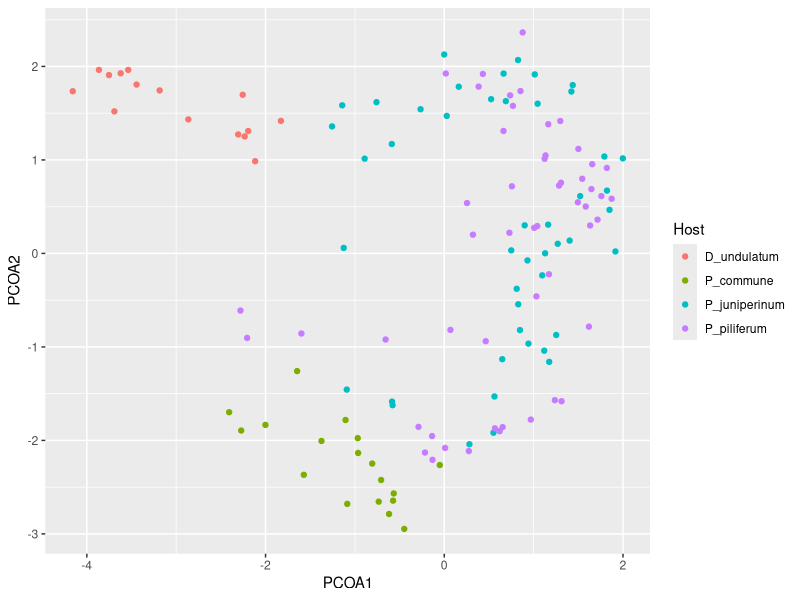
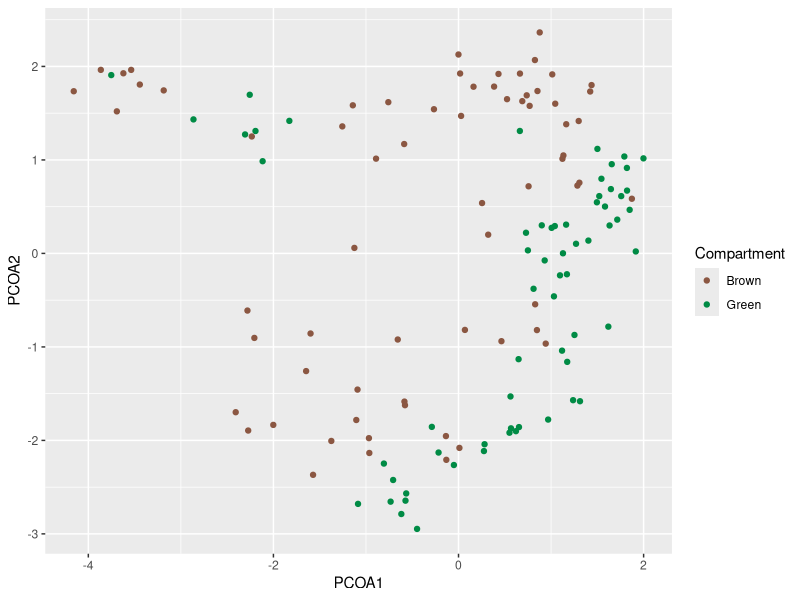
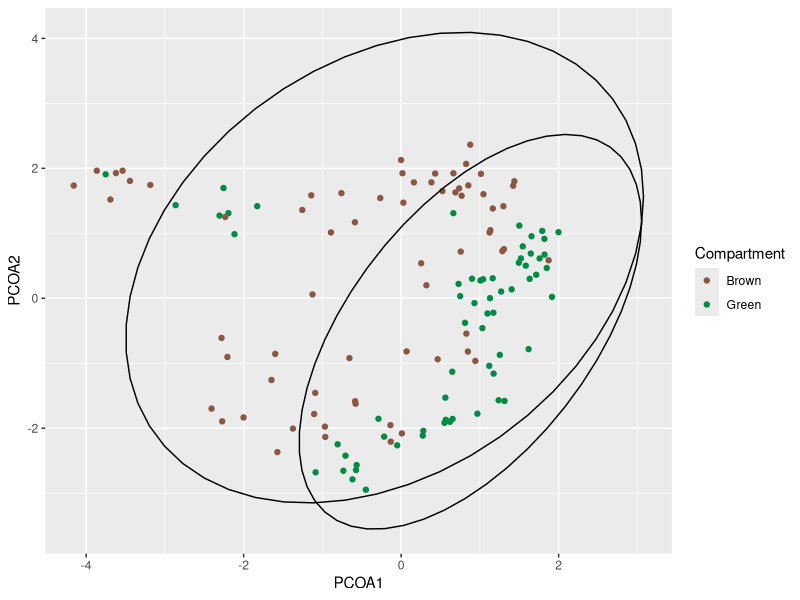
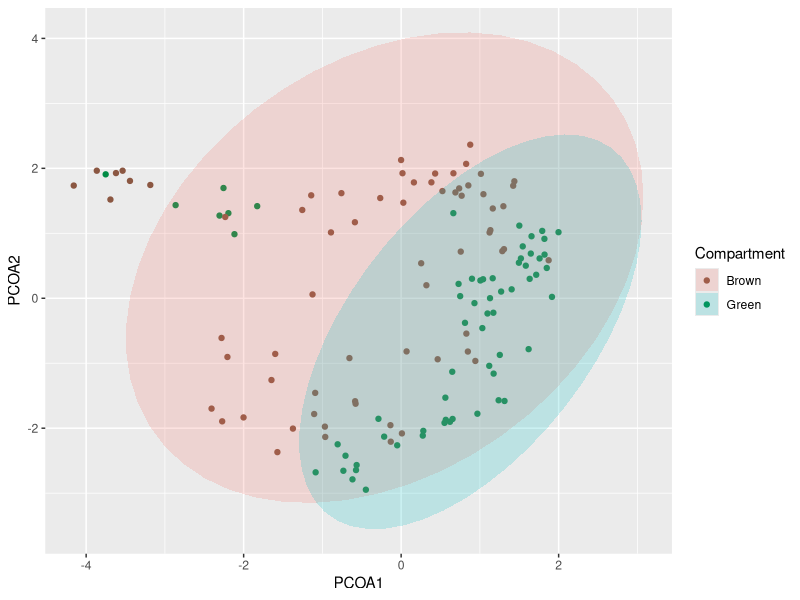
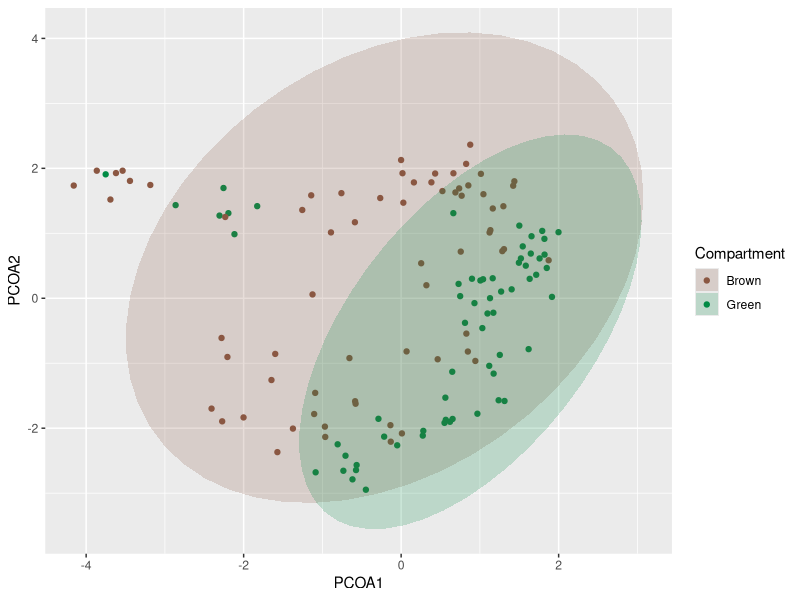
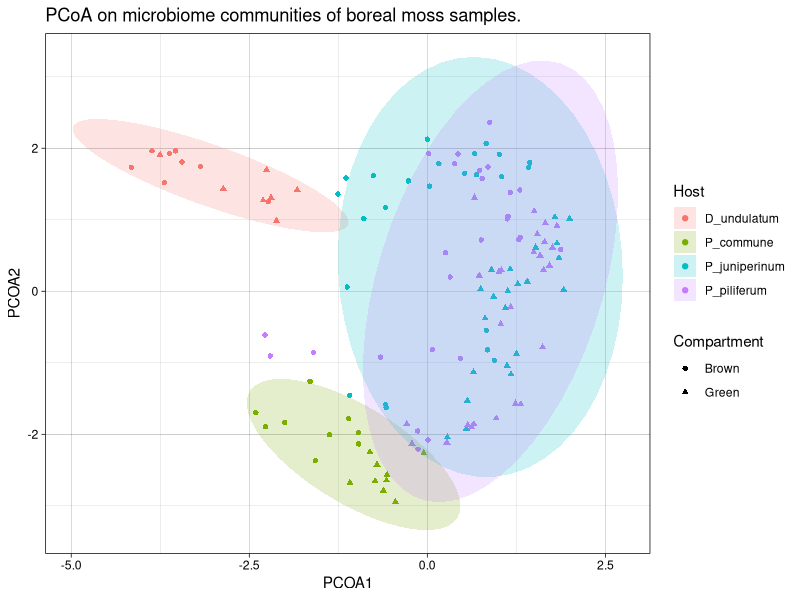
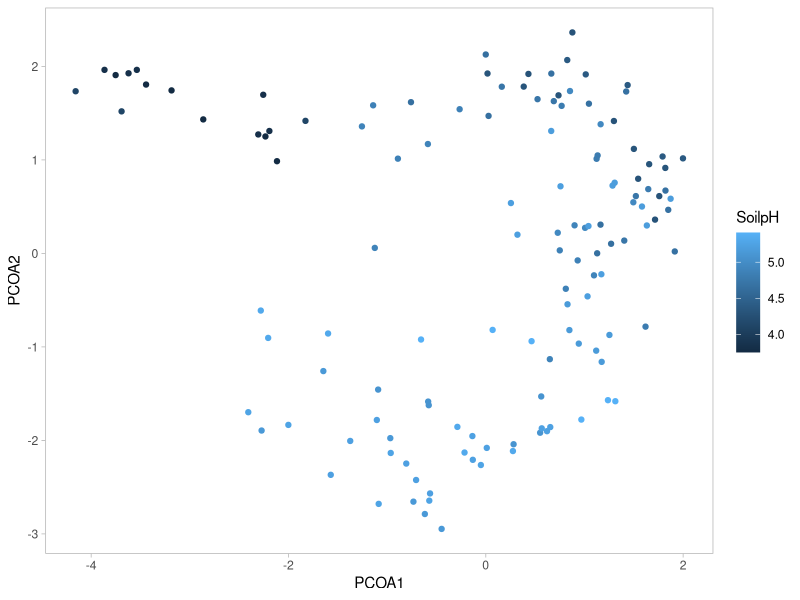
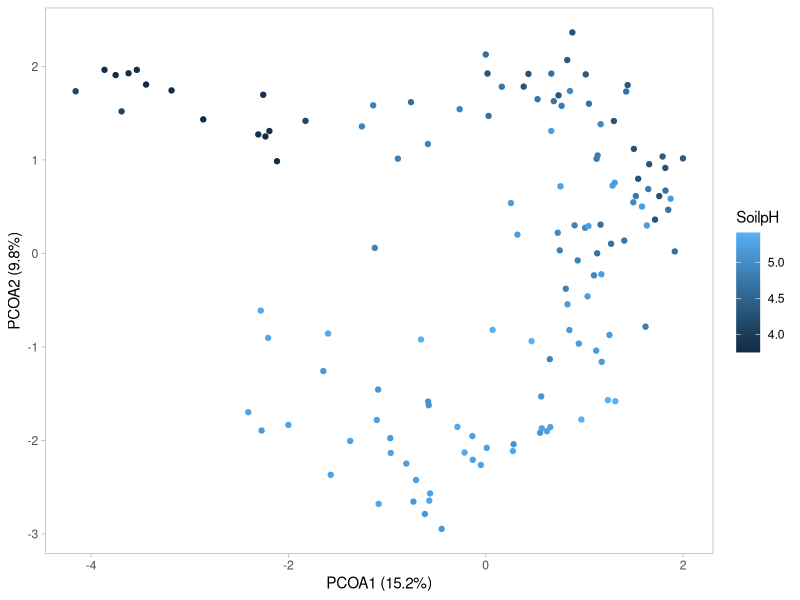

Write R code to recreate these figures, in order.
## ---- chunk 1
library(tidyverse)
## ---- chunk 2
pcoa <- read.delim("../Data/pcoa.tsv")

ggplot(pcoa, aes(x = PCOA1, y = PCOA2)) +
  geom_point(aes(colour = Host)) 
## ---- chunk 3
comp_colours <- c("lightsalmon4", "springgreen4")

(pcoa_comp <- ggplot(pcoa, aes(x = PCOA1, y = PCOA2)) +
  geom_point(aes(colour = Compartment)) + # ***
  scale_colour_manual(values = comp_colours) # ***
) # Notice I'm saving this plot as an object, because we will be building on it.
# Wrapping in () is equivalent to calling the pcoa_comp object afterwards.
## ---- chunk 4
(pcoa_comp +
  stat_ellipse(aes(fill = Compartment))
)
## ---- chunk 5
(pcoa_comp +
  stat_ellipse(geom = "polygon", # fill the ellipses
               alpha = 0.2, # transparency 
               aes(fill = Compartment))
)
## ---- chunk 6
(pcoa_comp +
  stat_ellipse(geom = "polygon", alpha = 0.2, aes(fill = Compartment)) +
  scale_fill_manual(values = comp_colours) # ***
)
## ---- chunk 7
ggplot(pcoa, aes(x = PCOA1, y = PCOA2)) +
  geom_point(aes(colour = Host, shape = Compartment)) + # ***
  stat_ellipse(geom = "polygon", alpha = 0.2, aes(fill = Host)) +
  labs(title = "PCoA on microbiome communities of boreal moss samples.") + 
  theme_linedraw()
## ---- chunk 8
(pcoa_pH <- ggplot(pcoa, aes(x = PCOA1, y = PCOA2)) +
  geom_point(aes(colour = SoilpH)) + # continuous scale
  theme_light() +
  theme(panel.grid = element_blank()) # remove the grid
)
## ---- chunk 9
pcoa_pH + 
  labs(x = 'PCOA1 (15.2%)',
       y = 'PCOA2 (9.8%)')
## ---- chunk 10
PCOA1 <- 15.6 
PCOA2 <- 9.2
# lines and lines of code later...
pcoa_pH + 
  labs(x = paste0('PCOA1 (', PCOA1, ' %)'),
       y = paste0('PCOA2 (', PCOA2, ' %)'))
